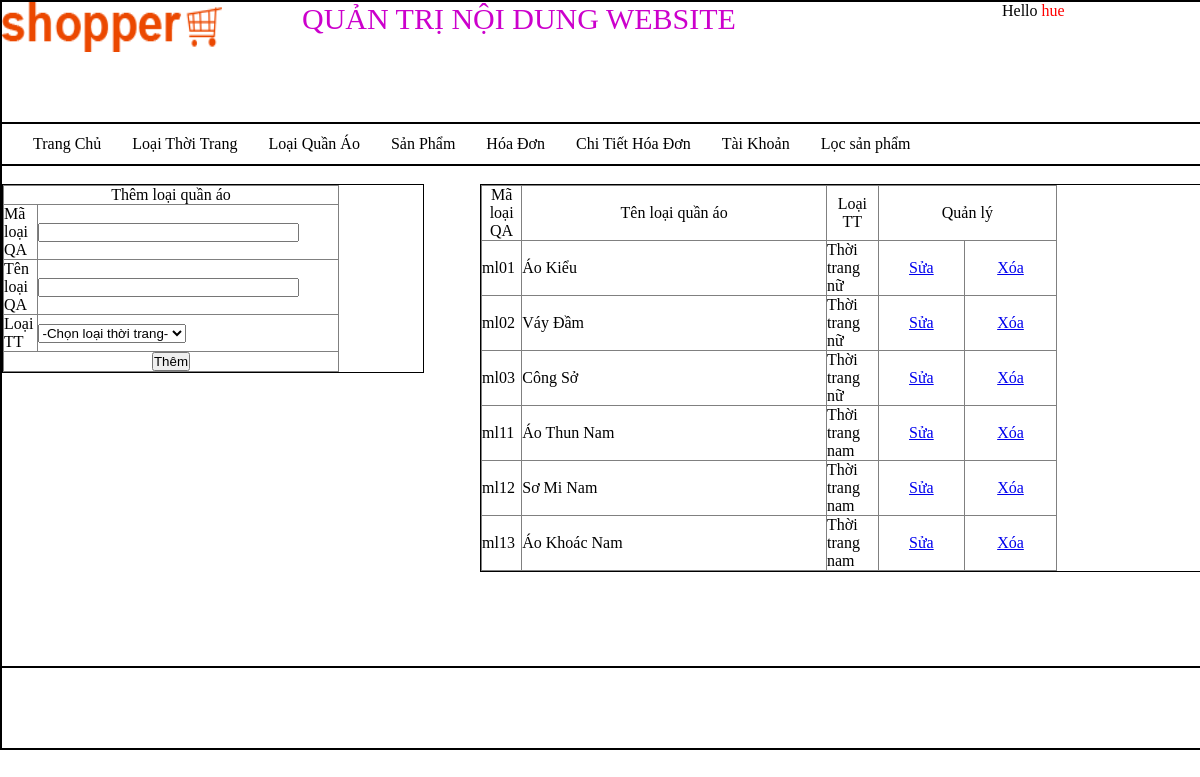
/quantri/quantri.php?quanly=qlloaiqa&xuly=themlqa (signed in), run on the app's committed database.
### tables this page shows
CREATE TABLE `loaisanpham` (
  `maloai` varchar(5) NOT NULL,
  `tenloai` varchar(100) NOT NULL,
  `id_muc` int(11) NOT NULL
);

CREATE TABLE `mucsanpham` (
  `id_muc` int(11) NOT NULL,
  `tenmuc` varchar(30) NOT NULL
);

### quantri/QLloaiquanao/lietkeLQA.php (the view)
<table width="80%" border="1">
  <tr>
    <td width="7%"><div align="center">Mã loại QA</div></td>
    <td width="53%"><div align="center">Tên loại quần áo</div></td>
    <td width="9%"><div align="center">Loại TT</div></td>
    <td colspan="2"><div align="center">Quản lý</div></td>
  </tr>
  <?php
	$sql="select * from loaisanpham";
	$stmt=$pdo->prepare($sql);
	$stmt->execute();
	while($row=$stmt->fetch(PDO::FETCH_ASSOC)){
	$id_muc=$row['id_muc'];
	?>
  <tr>
    <td><?php echo $row['maloai'];?></td>
    <td><?php echo $row['tenloai'];?></td>
     <?php
	$sql2="select * from mucsanpham where id_muc=$id_muc";
	$stmt2=$pdo->prepare($sql2);
	$stmt2->execute();
	$row2=$stmt2->fetch(PDO::FETCH_ASSOC);?>
    <td><?php echo $row2['tenmuc'];?></td>
    <td width="15%"><div align="center"><a href="quantri.php?quanly=qlloaiqa&xuly=sualqa&maloai=<?php echo $row['maloai'];?>">Sửa</a></div></td>
    <td width="16%"><div align="center"><a href="QLloaiquanao/xulyLQA.php?maloai=<?php echo $row['maloai'];?>">Xóa</a></div></td>
  </tr>
  <?php } ?>
</table>

### quantri/quantri.php (shortened to what this page needs)
<!DOCTYPE html PUBLIC "-//W3C//DTD XHTML 1.0 Transitional//EN" "http://www.w3.org/TR/xhtml1/DTD/xhtml1-transitional.dtd">
<html xmlns="http://www.w3.org/1999/xhtml">
<head>
<link rel="stylesheet" type="text/css" href="layout.css"/>
</head>
<body>
<div class="wrapper">
    <div class="header">
    	<div class="logo"><img style="width:220px; height:50px;" src="../themes/images/logo.png"/></div>
		<div class="tieude">QUẢN TRỊ NỘI DUNG WEBSITE</p></div>
        <div style="width:200px; float:right">
        	<div>Hello <span style="color:#F00"> <?php echo $_SESSION['username'];?></span></div>
       </div>
    </div>
    <div class="menu">
    	<ul>
    	<li><a href="../">Trang Chủ</a></li>
		<li><a href="quantri.php?quanly=qlloaitt&xuly=themltt">Loại Thời Trang</a></li>
		<li><a href="quantri.php?quanly=qlloaiqa&xuly=themlqa">Loại Quần Áo</a></li>
		<li><a href="quantri.php?quanly=qlsp&xuly=lietkesp">Sản Phẩm</a></li>
        <li><a href="quantri.php?quanly=qlhd&xuly=lietkehd">Hóa Đơn</a></li>
        <li><a href="quantri.php?quanly=qlcthd&xuly=themcthd">Chi Tiết Hóa Đơn</a></li>
        <li><a href="quantri.php?quanly=qltk&xuly=themtk">Tài Khoản</a></li>
        <li><a href="quantri.php?quanly=locsp">Lọc sản phẩm</a></li>
		</ul>
    </div>
    <div class="content">
    <br/>
		<?php
        if(isset($_GET['quanly']))
            $ql=$_GET['quanly'];
        else
            $ql="";
        if($ql=='qlloaiqa')
            include('QLloaiquanao/mainLQA.php');
        ?>
    </div>
    <div class="footer"></div>
</div>
</body>
</html>

### quantri/QLloaiquanao/mainLQA.php (shortened to what this page needs)
<div class="left">
	<?php
	if(isset($_GET['xuly']))
		$xl=$_GET['xuly'];
	else $xl="";
	if($xl=='themlqa') include('QLloaiquanao/themLQA.php');
	?>
</div>
<div class="right">
	<?php
	include('QLloaiquanao/lietkeLQA.php');
	?>
</div>

### quantri/QLloaiquanao/themLQA.php (shortened to what this page needs)
<form action="QLloaiquanao/xulyLQA.php" method="post" enctype="multipart/form-data">
<table width="80%" border="1">
  <tr>
    <td colspan="2"><div align="center">Thêm loại quần áo</div></td>
  </tr>
  <tr>
    <td width="10%">Mã loại QA</td>
    <td width="90%">
      <input name="maqa" type="text" size="30">
	</td>
  </tr>
  <tr>
    <td>Tên loại QA</td>
    <td><input name="loaiqa" type="text" size="30"></td>
  </tr>
  <tr>
    <td>Loại TT</td>
    <td>
      <select name="matt">
      	 <option>-Chọn loại thời  trang-</option>
      </select>
    </td>
  </tr>
  <tr>
    <td colspan="2">
      <div align="center">
        <input type="submit" name="btthem" id="btthem" value="Thêm">
      </div>
    </td>
  </tr>
</table>
</form>

### quantri/layout.css (style rules this page uses)
table { border-collapse:collapse; }
* { padding:0; margin:0; }
.wrapper { width:1200px; height:auto; border:1px solid #000; margin:auto; }
.header { width:100%; height:120px; border:1px solid #000; }
.menu { width:100%; height:40px; border:1px solid #000; }
.content { width:100%; min-height:500px; border:1px solid #000; margin:auto; }
.footer { width:100%; height:80px; border:1px solid #000; }
.logo { width:300px; float:left; height:50px; }
.tieude { float:left; font-size:30px; height:50px; text-align:center; margin-bottom:0px; padding-bottom:0px; color:#C0C; }
.menu ul { width:100%; height:40px; list-style:none; }
.menu ul li { height:40px; line-height:40px; float:left; display:block; margin-left:31px; }
.menu ul li a { text-decoration:none; color:#000; }
.left { width:35%; height:auto; border:1px solid #000; float:left; }
.right { width:60%; height:auto; border:1px solid #000; float:right; }
.footer { clear:both; }

### data on the page
loaisanpham: maloai "ml01", tenloai "Áo Kiểu", id_muc.tenmuc "Thời trang nữ"
loaisanpham: maloai "ml02", tenloai "Váy Đầm", id_muc.tenmuc "Thời trang nữ"
loaisanpham: maloai "ml03", tenloai "Công Sở", id_muc.tenmuc "Thời trang nữ"
loaisanpham: maloai "ml11", tenloai "Áo Thun Nam", id_muc.tenmuc "Thời trang nam"
loaisanpham: maloai "ml12", tenloai "Sơ Mi Nam", id_muc.tenmuc "Thời trang nam"
loaisanpham: maloai "ml13", tenloai "Áo Khoác Nam", id_muc.tenmuc "Thời trang nam"

### other printed values
$_SESSION['username'] "hue"
